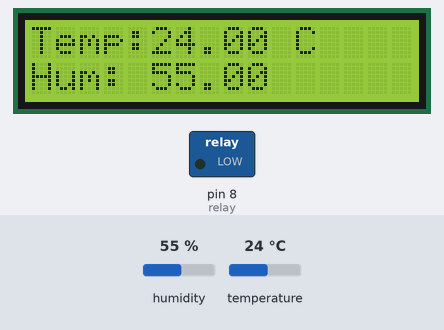
The sketch below on a simulated Arduino Uno, built with avr-gcc and run on an emulated ATmega328P. Parts: 16×2 character LCD, switched loads named in the sketch (green lamp = pin HIGH). Inputs (shaded band) come from the test bench; at power-on: temperature 24 °C, humidity 55 %. What the sketch prints to the serial monitor is not drawn.

Above: at 8.2 s.
8.3 s: temperature set to 34.3 °C
At 9.1 s:
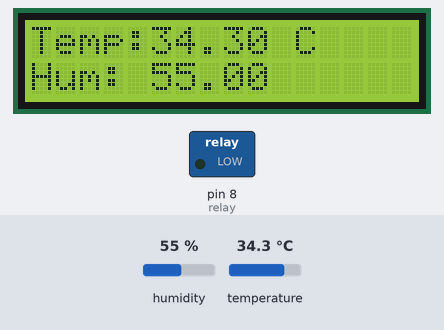
11.4 s: temperature set to 35.5 °C
At 12.8 s:
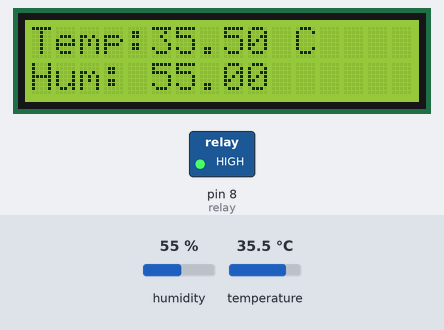
14.4 s: humidity set to 22 %
At 14.9 s:
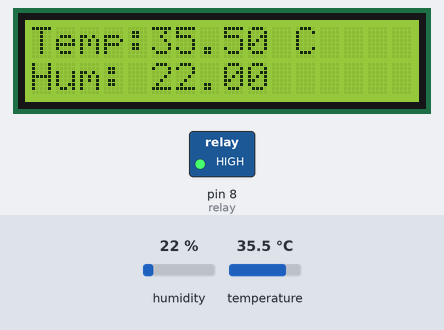
16.0 s: humidity set to 40 %
At 16.5 s:
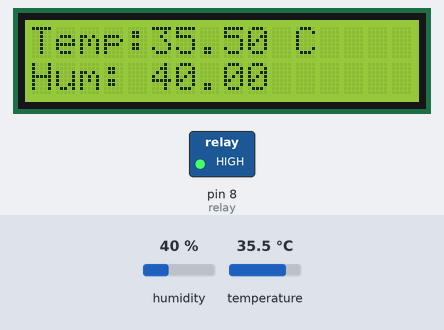
Timing chart, 0 to 18.6 s (numbered marks = the images above; inputs shaded):
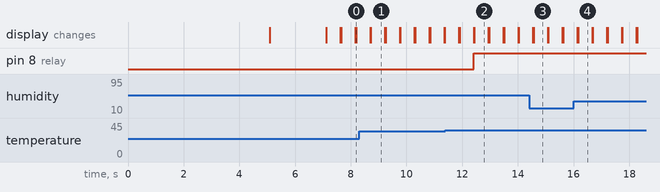

Measured:
- the behaviour switches between 35 and 35.1 °C on temperature (found by bisection; images 1 and 2)
- after the input at 8.3 s, the display: first differs from a run without the input after 0.42 s (image 1)
- after the input at 11.4 s, pin 8 (relay): LOW → HIGH after 1.0 s; the display: first differs from a run without the input after 0.51 s (image 2)
- after the input at 14.4 s, the display: first differs from a run without the input after 0.17 s (image 3)
- after the input at 16.0 s, the display: first differs from a run without the input after 0.16 s (image 4)
- what the display in image 1 shows lasts 0.5 s, from 8.7 s to 9.2 s

The sketch:

dht22_lcd.ino
```cpp
#include <dht.h>
#include <Wire.h>
#include <LiquidCrystal_I2C.h>

LiquidCrystal_I2C lcd(0x27, 16, 2);
dht DHT;

#define DHT22_PIN 5
#define relay 8

float hum;  //Stores humidity value
float temp; //Stores temperature value

void setup() {
  Serial.begin(115200);
  pinMode(relay, OUTPUT);
  lcd.init();
  lcd.backlight();

  lcd.setCursor(0,0);
  lcd.print("Initialize DHT22");
  delay(5000);
  lcd.setCursor(0,1);
  lcd.print("DHT22 activate");
  delay(2000);
  lcd.clear();
}

void loop() {
  DHT.read22(DHT22_PIN);

  temp = DHT.temperature;
  hum = DHT.humidity;
  Serial.println(DHT.humidity, 1);
  Serial.println(DHT.temperature, 1);

  lcd.setCursor(0,0);
  lcd.print("Temp:");
  lcd.print(temp);
  lcd.print(" C");

  lcd.setCursor(0,1);
  lcd.print("Hum: ");
  lcd.print(hum);
  delay(500);

  if (temp > 35){
    digitalWrite(relay, HIGH);
  }
  else{
    digitalWrite(relay, LOW);
  }
  lcd.clear();
}
```
